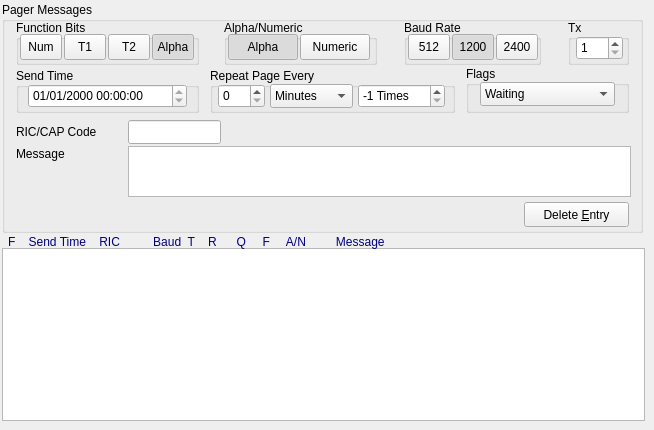
      <widget class="QWidget" name="tabPagerMsgs">
       <property name="enabled">
        <bool>true</bool>
       </property>
       <attribute name="title">
        <string>Pager Msgs</string>
       </attribute>
       <widget class="QGroupBox" name="gbPagerMessages">
        <property name="geometry">
         <rect>
          <x>2</x>
          <y>2</y>
          <width>641</width>
          <height>231</height>
         </rect>
        </property>
        <property name="title">
         <string>Pager Messages</string>
        </property>
        <widget class="QGroupBox" name="gbAlphaNumeric_3">
         <property name="geometry">
          <rect>
           <x>222</x>
           <y>18</y>
           <width>153</width>
           <height>45</height>
          </rect>
         </property>
         <property name="title">
          <string>Alpha/Numeric</string>
         </property>
         <widget class="QToolButton" name="tbAlpha_3">
          <property name="geometry">
           <rect>
            <x>4</x>
            <y>14</y>
            <width>70</width>
            <height>26</height>
           </rect>
          </property>
          <property name="text">
           <string>Alpha</string>
          </property>
          <property name="checkable">
           <bool>true</bool>
          </property>
          <property name="checked">
           <bool>true</bool>
          </property>
          <property name="autoExclusive">
           <bool>true</bool>
          </property>
         </widget>
         <widget class="QToolButton" name="tbNumeric_3">
          <property name="geometry">
           <rect>
            <x>76</x>
            <y>14</y>
            <width>70</width>
            <height>26</height>
           </rect>
          </property>
          <property name="text">
           <string>Numeric</string>
          </property>
          <property name="checkable">
           <bool>true</bool>
          </property>
          <property name="autoExclusive">
           <bool>true</bool>
          </property>
         </widget>
        </widget>
        <widget class="QGroupBox" name="gbFunctionBits_3">
         <property name="geometry">
          <rect>
           <x>14</x>
           <y>18</y>
           <width>183</width>
           <height>45</height>
          </rect>
         </property>
         <property name="title">
          <string>Function Bits</string>
         </property>
         <property name="checkable">
          <bool>false</bool>
         </property>
         <widget class="QToolButton" name="tbFuncNumeric_3">
          <property name="geometry">
           <rect>
            <x>4</x>
            <y>14</y>
            <width>42</width>
            <height>26</height>
           </rect>
          </property>
          <property name="font">
           <font>
            <pointsize>9</pointsize>
           </font>
          </property>
          <property name="text">
           <string>Num</string>
          </property>
          <property name="iconSize">
           <size>
            <width>23</width>
            <height>23</height>
           </size>
          </property>
          <property name="checkable">
           <bool>true</bool>
          </property>
          <property name="checked">
           <bool>false</bool>
          </property>
          <property name="autoExclusive">
           <bool>true</bool>
          </property>
         </widget>
         <widget class="QToolButton" name="tbFuncTone1_3">
          <property name="geometry">
           <rect>
            <x>48</x>
            <y>14</y>
            <width>42</width>
            <height>26</height>
           </rect>
          </property>
          <property name="font">
           <font>
            <pointsize>9</pointsize>
           </font>
          </property>
          <property name="text">
           <string>T1</string>
          </property>
          <property name="checkable">
           <bool>true</bool>
          </property>
          <property name="checked">
           <bool>false</bool>
          </property>
          <property name="autoExclusive">
           <bool>true</bool>
          </property>
         </widget>
         <widget class="QToolButton" name="tbFuncTone2_3">
          <property name="geometry">
           <rect>
            <x>92</x>
            <y>14</y>
            <width>42</width>
            <height>26</height>
           </rect>
          </property>
          <property name="font">
           <font>
            <pointsize>9</pointsize>
           </font>
          </property>
          <property name="text">
           <string>T2</string>
          </property>
          <property name="checkable">
           <bool>true</bool>
          </property>
          <property name="checked">
           <bool>false</bool>
          </property>
          <property name="autoExclusive">
           <bool>true</bool>
          </property>
         </widget>
         <widget class="QToolButton" name="tbFuncAlpha_3">
          <property name="geometry">
           <rect>
            <x>136</x>
            <y>14</y>
            <width>42</width>
            <height>26</height>
           </rect>
          </property>
          <property name="font">
           <font>
            <pointsize>9</pointsize>
           </font>
          </property>
          <property name="text">
           <string>Alpha</string>
          </property>
          <property name="checkable">
           <bool>true</bool>
          </property>
          <property name="checked">
           <bool>true</bool>
          </property>
          <property name="autoExclusive">
           <bool>true</bool>
          </property>
         </widget>
        </widget>
        <widget class="QTextEdit" name="teMessage_3">
         <property name="geometry">
          <rect>
           <x>126</x>
           <y>144</y>
           <width>503</width>
           <height>51</height>
          </rect>
         </property>
         <property name="tabChangesFocus">
          <bool>true</bool>
         </property>
         <property name="html">
          <string>&lt;!DOCTYPE HTML PUBLIC &quot;-//W3C//DTD HTML 4.0//EN&quot; &quot;http://www.w3.org/TR/REC-html40/strict.dtd&quot;&gt;
&lt;html&gt;&lt;head&gt;&lt;meta name=&quot;qrichtext&quot; content=&quot;1&quot; /&gt;&lt;meta charset=&quot;utf-8&quot; /&gt;&lt;style type=&quot;text/css&quot;&gt;
p, li { white-space: pre-wrap; }
hr { height: 1px; border-width: 0; }
li.unchecked::marker { content: &quot;\2610&quot;; }
li.checked::marker { content: &quot;\2612&quot;; }
&lt;/style&gt;&lt;/head&gt;&lt;body style=&quot; font-family:'Noto Sans'; font-size:10pt; font-weight:400; font-style:normal;&quot;&gt;
&lt;p style=&quot;-qt-paragraph-type:empty; margin-top:0px; margin-bottom:0px; margin-left:0px; margin-right:0px; -qt-block-indent:0; text-indent:0px; font-family:'Sans Serif'; font-size:9pt;&quot;&gt;&lt;br /&gt;&lt;/p&gt;&lt;/body&gt;&lt;/html&gt;</string>
         </property>
        </widget>
        <widget class="QLabel" name="label_15">
         <property name="geometry">
          <rect>
           <x>14</x>
           <y>122</y>
           <width>93</width>
           <height>16</height>
          </rect>
         </property>
         <property name="text">
          <string>RIC/CAP Code</string>
         </property>
        </widget>
        <widget class="QLabel" name="label_16">
         <property name="geometry">
          <rect>
           <x>14</x>
           <y>144</y>
           <width>69</width>
           <height>16</height>
          </rect>
         </property>
         <property name="text">
          <string>Message</string>
         </property>
        </widget>
        <widget class="QGroupBox" name="gbBaudRate_3">
         <property name="geometry">
          <rect>
           <x>402</x>
           <y>18</y>
           <width>137</width>
           <height>45</height>
          </rect>
         </property>
         <property name="title">
          <string>Baud Rate</string>
         </property>
         <widget class="QToolButton" name="tb512_3">
          <property name="geometry">
           <rect>
            <x>4</x>
            <y>14</y>
            <width>42</width>
            <height>26</height>
           </rect>
          </property>
          <property name="text">
           <string>512</string>
          </property>
          <property name="checkable">
           <bool>true</bool>
          </property>
          <property name="autoExclusive">
           <bool>true</bool>
          </property>
         </widget>
         <widget class="QToolButton" name="tb2400_3">
          <property name="geometry">
           <rect>
            <x>92</x>
            <y>14</y>
            <width>42</width>
            <height>26</height>
           </rect>
          </property>
          <property name="text">
           <string>2400</string>
          </property>
          <property name="checkable">
           <bool>true</bool>
          </property>
          <property name="autoExclusive">
           <bool>true</bool>
          </property>
         </widget>
         <widget class="QToolButton" name="tb1200_3">
          <property name="geometry">
           <rect>
            <x>48</x>
            <y>14</y>
            <width>42</width>
            <height>26</height>
           </rect>
          </property>
          <property name="text">
           <string>1200</string>
          </property>
          <property name="checkable">
           <bool>true</bool>
          </property>
          <property name="checked">
           <bool>true</bool>
          </property>
          <property name="autoExclusive">
           <bool>true</bool>
          </property>
         </widget>
        </widget>
        <widget class="QGroupBox" name="groupBox_8">
         <property name="geometry">
          <rect>
           <x>566</x>
           <y>18</y>
           <width>61</width>
           <height>45</height>
          </rect>
         </property>
         <property name="title">
          <string>Tx</string>
         </property>
         <widget class="QSpinBox" name="sbTx_3">
          <property name="geometry">
           <rect>
            <x>8</x>
            <y>16</y>
            <width>47</width>
            <height>24</height>
           </rect>
          </property>
          <property name="minimum">
           <number>1</number>
          </property>
          <property name="maximum">
           <number>8</number>
          </property>
         </widget>
        </widget>
        <widget class="QLineEdit" name="leRic_3">
         <property name="geometry">
          <rect>
           <x>126</x>
           <y>118</y>
           <width>93</width>
           <height>24</height>
          </rect>
         </property>
         <property name="maxLength">
          <number>7</number>
         </property>
        </widget>
        <widget class="QGroupBox" name="groupBox_9">
         <property name="geometry">
          <rect>
           <x>14</x>
           <y>66</y>
           <width>183</width>
           <height>45</height>
          </rect>
         </property>
         <property name="title">
          <string>Send Time</string>
         </property>
         <widget class="QDateTimeEdit" name="dtSendTime_3">
          <property name="geometry">
           <rect>
            <x>12</x>
            <y>16</y>
            <width>159</width>
            <height>24</height>
           </rect>
          </property>
          <property name="wrapping">
           <bool>true</bool>
          </property>
          <property name="readOnly">
           <bool>true</bool>
          </property>
          <property name="displayFormat">
           <string>dd/MM/yyyy HH:mm:ss</string>
          </property>
         </widget>
        </widget>
        <widget class="QGroupBox" name="groupBox_11">
         <property name="geometry">
          <rect>
           <x>464</x>
           <y>64</y>
           <width>163</width>
           <height>47</height>
          </rect>
         </property>
         <property name="title">
          <string>Flags</string>
         </property>
         <widget class="QComboBox" name="cbFlags_3">
          <property name="geometry">
           <rect>
            <x>14</x>
            <y>16</y>
            <width>135</width>
            <height>24</height>
           </rect>
          </property>
          <item>
           <property name="text">
            <string>Waiting</string>
           </property>
          </item>
          <item>
           <property name="text">
            <string>Sending</string>
           </property>
          </item>
          <item>
           <property name="text">
            <string>Not Used</string>
           </property>
          </item>
          <item>
           <property name="text">
            <string>Not Used</string>
           </property>
          </item>
          <item>
           <property name="text">
            <string>Not Used</string>
           </property>
          </item>
          <item>
           <property name="text">
            <string>Not Used</string>
           </property>
          </item>
          <item>
           <property name="text">
            <string>Not Used</string>
           </property>
          </item>
          <item>
           <property name="text">
            <string>Not Used</string>
           </property>
          </item>
          <item>
           <property name="text">
            <string>Not Used</string>
           </property>
          </item>
          <item>
           <property name="text">
            <string>Not Used</string>
           </property>
          </item>
         </widget>
        </widget>
        <widget class="QPushButton" name="pbDeleteEntry_3">
         <property name="geometry">
          <rect>
           <x>522</x>
           <y>200</y>
           <width>105</width>
           <height>25</height>
          </rect>
         </property>
         <property name="text">
          <string>Delete &amp;Entry</string>
         </property>
        </widget>
        <widget class="QGroupBox" name="groupBox_10">
         <property name="geometry">
          <rect>
           <x>208</x>
           <y>66</y>
           <width>245</width>
           <height>45</height>
          </rect>
         </property>
         <property name="title">
          <string>Repeat Page Every</string>
         </property>
         <widget class="QSpinBox" name="sbPeriodQty_3">
          <property name="geometry">
           <rect>
            <x>8</x>
            <y>16</y>
            <width>47</width>
            <height>24</height>
           </rect>
          </property>
          <property name="maximum">
           <number>60</number>
          </property>
         </widget>
         <widget class="QComboBox" name="cbPeriod_3">
          <property name="geometry">
           <rect>
            <x>60</x>
            <y>16</y>
            <width>83</width>
            <height>24</height>
           </rect>
          </property>
          <item>
           <property name="text">
            <string>Minutes</string>
           </property>
          </item>
          <item>
           <property name="text">
            <string>Hours</string>
           </property>
          </item>
          <item>
           <property name="text">
            <string>Days</string>
           </property>
          </item>
          <item>
           <property name="text">
            <string>Weeks</string>
           </property>
          </item>
          <item>
           <property name="text">
            <string>Months</string>
           </property>
          </item>
          <item>
           <property name="text">
            <string>Years</string>
           </property>
          </item>
         </widget>
         <widget class="QSpinBox" name="sbHowMany_3">
          <property name="geometry">
           <rect>
            <x>148</x>
            <y>16</y>
            <width>87</width>
            <height>24</height>
           </rect>
          </property>
          <property name="suffix">
           <string> Times</string>
          </property>
          <property name="minimum">
           <number>-1</number>
          </property>
          <property name="value">
           <number>-1</number>
          </property>
         </widget>
        </widget>
       </widget>
       <widget class="QListWidget" name="lwPages">
        <property name="geometry">
         <rect>
          <x>2</x>
          <y>248</y>
          <width>643</width>
          <height>173</height>
         </rect>
        </property>
        <property name="font">
         <font>
          <family>Monospace</family>
          <pointsize>8</pointsize>
         </font>
        </property>
        <property name="verticalScrollBarPolicy">
         <enum>Qt::ScrollBarAsNeeded</enum>
        </property>
        <property name="horizontalScrollBarPolicy">
         <enum>Qt::ScrollBarAsNeeded</enum>
        </property>
       </widget>
       <widget class="QLabel" name="pagerMsgsHeader">
        <property name="geometry">
         <rect>
          <x>8</x>
          <y>234</y>
          <width>635</width>
          <height>16</height>
         </rect>
        </property>
        <property name="palette">
         <palette>
          <active>
           <colorrole role="WindowText">
            <brush brushstyle="SolidPattern">
             <color alpha="255">
              <red>0</red>
              <green>0</green>
              <blue>127</blue>
             </color>
            </brush>
           </colorrole>
          </active>
          <inactive>
           <colorrole role="WindowText">
            <brush brushstyle="SolidPattern">
             <color alpha="255">
              <red>0</red>
              <green>0</green>
              <blue>127</blue>
             </color>
            </brush>
           </colorrole>
          </inactive>
          <disabled>
           <colorrole role="WindowText">
            <brush brushstyle="SolidPattern">
             <color alpha="255">
              <red>0</red>
              <green>0</green>
              <blue>127</blue>
             </color>
            </brush>
           </colorrole>
          </disabled>
         </palette>
        </property>
        <property name="text">
         <string>F    Send Time    RIC          Baud  T    R      Q     F     A/N         Message</string>
        </property>
       </widget>
      </widget>
